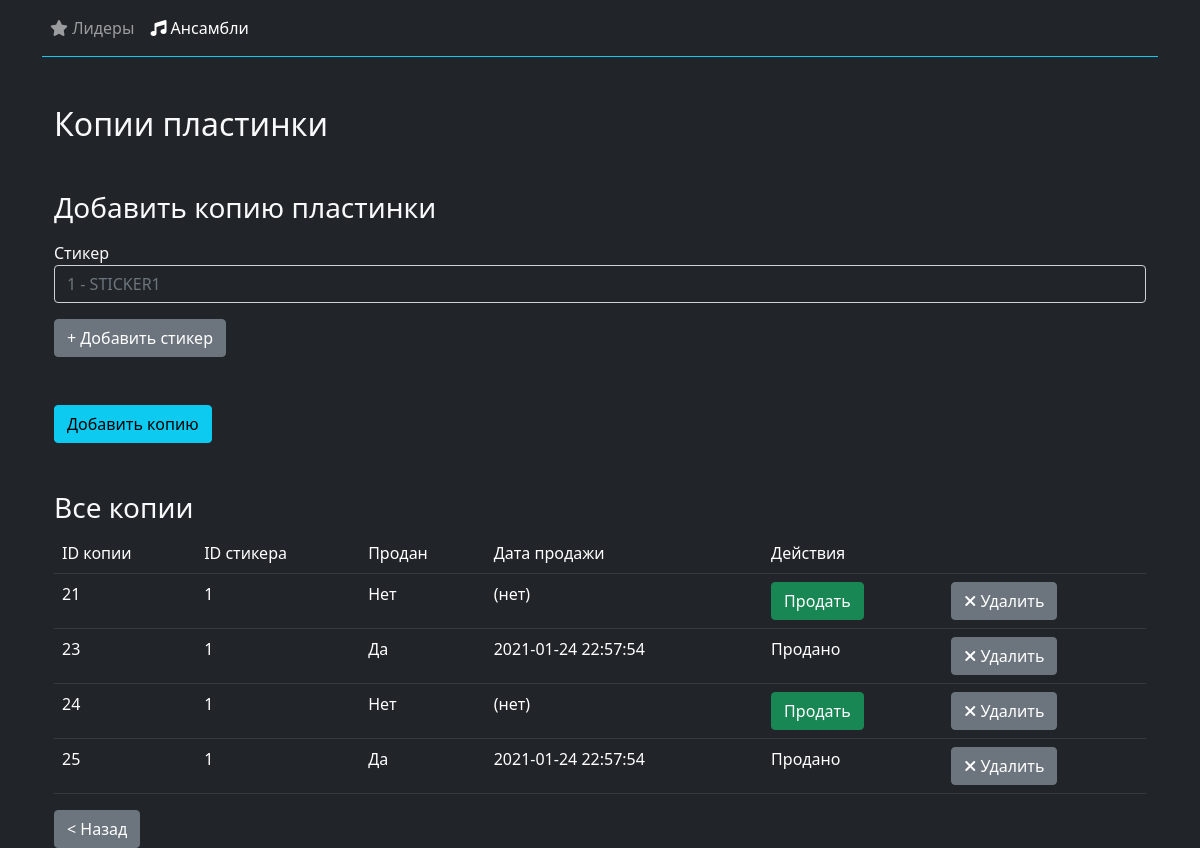
Page /record-copies?record_id=4 on the committed database.
### models.py (models this page shows)
class RecordCopy(db.Model):
    id = db.Column(db.Integer, primary_key=True, autoincrement=True)
    record_id = db.Column(db.Integer, db.ForeignKey('record.id'), nullable=False)
    sticker_id = db.Column(db.Integer, db.ForeignKey('sticker.id'), nullable=False)
    sold = db.Column(db.Boolean, nullable=False)
    date_sold = db.Column(db.DateTime)
    record = db.relationship('Record',
                             backref=db.backref('record_copy', lazy='dynamic'))

### app.py (the view)
@app.route('/record-copies')
def record_copies():
    record_id = request.args.get('record_id')
    ensemble_id = request.args.get('ensemble_id')
    copies = RecordCopy.query.filter_by(record_id=record_id).all()
    stickers = Sticker.query.all()
    delete_id = request.args.get('delete_id')
    sold_id = request.args.get('sold_id')
    if delete_id:
        record_copy = RecordCopy.query.filter_by(id=delete_id).first()
        db.session.delete(record_copy)
        db.session.commit()
        return redirect('/record-copies?ensemble_id=' + ensemble_id + '&record_id=' + record_id)
    if sold_id:
        record_copy = RecordCopy.query.filter_by(id=sold_id).first()
        record_copy.sold = 1
        record_copy.date_sold = datetime.now()
        db.session.commit()
        return redirect('/record-copies?ensemble_id=' + ensemble_id + '&record_id=' + record_id)
    return render_template('record_copies.html', copies=copies, stickers=stickers, record_id=record_id,
                           ensemble_id=ensemble_id)

### templates/record_copies.html (shortened to what this page needs)
<!doctype html>
<html lang="en">
<head>
    <link href="https://cdn.jsdelivr.net/npm/bootstrap@5.0.0-beta1/dist/css/bootstrap.min.css" rel="stylesheet"
>
</head>
<body style="background-color:#212529 !important">
<div class="container">
    <nav class="navbar navbar-expand-sm bg-dark navbar-dark border-bottom border-info">
        <ul class="navbar-nav ">
             <li class="nav-item">
                 <a class="nav-link" href="/"><i class="fa fa-star" aria-hidden="true"></i></i> Лидеры</a>
            </li>
            <li class="nav-item">
                <a class="nav-link active ml-2" href="/ensembles"><i class="fa fa-music" aria-hidden="true"></i> Ансамбли</a>
            </li>
        </ul>
    </nav>
<div class="container">
    <h2 class="text-light mt-5">Копии пластинки</h2>
    <h3 class="text-light mt-5">Добавить копию пластинки</h3>
    <form action="/add-record-copy" method="post">
       <div class="form-group mt-3">
        <label class="text-light for="sticker_id">Стикер</label>
                    <select class="form-control bg-dark text-muted" name="sticker_id" id="sticker_id">
                        {% for sticker in stickers %}
                        <option value="{{ sticker.id }}">{{ sticker.id }} - {{ sticker.comment }}</option>
                        {% endfor %}
                    </select>
       </div>
          <a  class="btn btn-secondary mt-3" href="/add-sticker?record_id={{ record_id }}&ensemble_id={{ ensemble_id }}"> + Добавить стикер</a><br>
        <button class="btn btn-info mt-5" type="submit">Добавить копию</button>
    </form>
    <h3 class="text-light mt-5" > Все копии</h3>
    <table class="table table-dark">
        <tr>
            <td>ID копии</td>
            <td>ID стикера</td>
            <td>Продан</td>
            <td>Дата продажи</td>
            <td colspan="2">Действия</td>
        </tr>
        {% for copy in copies %}
        <tr>
            <td>{{ copy.id }}</td>
            <td>{{ copy.sticker_id }}</td>
            <td>{% if copy.sold %}
                Да
                {% else %}
                Нет
                {% endif %}
            </td>
            <td>
                {% if copy.date_sold %}
                {{ copy.date_sold.strftime('%Y-%m-%d %H:%M:%S') }}
                {% else %}
                (нет)
                {% endif %}
            </td>
            <td>
                {% if copy.sold %}
                Продано
                {% else %}
                <a class="btn btn-success" href="/record-copies?ensemble_id={{ ensemble_id }}&record_id={{ record_id }}&sold_id={{ copy.id }}">Продать</a>
                {% endif %}
            </td>
            <td>
                <a class="btn btn-secondary" href="/record-copies?ensemble_id={{ ensemble_id }}&record_id={{ record_id }}&delete_id={{ copy.id }}"> <i class="fa fa-times" aria-hidden="true"></i> Удалить</a>
            </td>
        </tr>
        {% endfor %}
    </table>
    <a  class="btn btn-secondary" href="/records?ensemble_id={{ ensemble_id }}"> < Назад </a> &nbsp;
</div>
</body>
</html>

### rows in the picture
RecordCopy: id "21", sticker_id "1", sold "Нет", shows "(нет)"
RecordCopy: id "23", sticker_id "1", sold "Да", date_sold "2021-01-24 22:57:54"
RecordCopy: id "24", sticker_id "1", sold "Нет", shows "(нет)"
RecordCopy: id "25", sticker_id "1", sold "Да", date_sold "2021-01-24 22:57:54"

### other values in the picture
form field sticker_id "1 - STICKER1"
